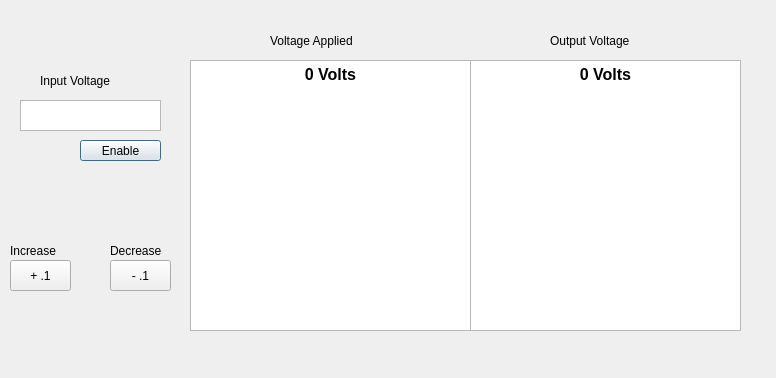
<?xml version="1.0" encoding="UTF-8"?>
<ui version="4.0">
 <class>Dialog</class>
 <widget class="QDialog" name="Dialog">
  <property name="geometry">
   <rect>
    <x>0</x>
    <y>0</y>
    <width>776</width>
    <height>378</height>
   </rect>
  </property>
  <property name="windowTitle">
   <string>Dialog</string>
  </property>
  <widget class="QTextEdit" name="te_enablestatus">
   <property name="geometry">
    <rect>
     <x>190</x>
     <y>60</y>
     <width>281</width>
     <height>271</height>
    </rect>
   </property>
   <property name="html">
    <string>&lt;!DOCTYPE HTML PUBLIC &quot;-//W3C//DTD HTML 4.0//EN&quot; &quot;http://www.w3.org/TR/REC-html40/strict.dtd&quot;&gt;
&lt;html&gt;&lt;head&gt;&lt;meta name=&quot;qrichtext&quot; content=&quot;1&quot; /&gt;&lt;style type=&quot;text/css&quot;&gt;
p, li { white-space: pre-wrap; }
&lt;/style&gt;&lt;/head&gt;&lt;body style=&quot; font-family:'PibotoLt'; font-size:12pt; font-weight:400; font-style:normal;&quot;&gt;
&lt;p align=&quot;center&quot; style=&quot; margin-top:0px; margin-bottom:0px; margin-left:0px; margin-right:0px; -qt-block-indent:0; text-indent:0px;&quot;&gt;&lt;span style=&quot; font-weight:600;&quot;&gt;0 Volts&lt;/span&gt;&lt;/p&gt;&lt;/body&gt;&lt;/html&gt;</string>
   </property>
  </widget>
  <widget class="QTextEdit" name="te_voltagestatus">
   <property name="geometry">
    <rect>
     <x>470</x>
     <y>60</y>
     <width>271</width>
     <height>271</height>
    </rect>
   </property>
   <property name="html">
    <string>&lt;!DOCTYPE HTML PUBLIC &quot;-//W3C//DTD HTML 4.0//EN&quot; &quot;http://www.w3.org/TR/REC-html40/strict.dtd&quot;&gt;
&lt;html&gt;&lt;head&gt;&lt;meta name=&quot;qrichtext&quot; content=&quot;1&quot; /&gt;&lt;style type=&quot;text/css&quot;&gt;
p, li { white-space: pre-wrap; }
&lt;/style&gt;&lt;/head&gt;&lt;body style=&quot; font-family:'PibotoLt'; font-size:12pt; font-weight:400; font-style:normal;&quot;&gt;
&lt;p align=&quot;center&quot; style=&quot; margin-top:0px; margin-bottom:0px; margin-left:0px; margin-right:0px; -qt-block-indent:0; text-indent:0px;&quot;&gt;&lt;span style=&quot; font-weight:600;&quot;&gt;0 Volts&lt;/span&gt;&lt;/p&gt;&lt;/body&gt;&lt;/html&gt;</string>
   </property>
  </widget>
  <widget class="QTextEdit" name="te_voltagesetting">
   <property name="geometry">
    <rect>
     <x>20</x>
     <y>100</y>
     <width>141</width>
     <height>31</height>
    </rect>
   </property>
   <property name="html">
    <string>&lt;!DOCTYPE HTML PUBLIC &quot;-//W3C//DTD HTML 4.0//EN&quot; &quot;http://www.w3.org/TR/REC-html40/strict.dtd&quot;&gt;
&lt;html&gt;&lt;head&gt;&lt;meta name=&quot;qrichtext&quot; content=&quot;1&quot; /&gt;&lt;style type=&quot;text/css&quot;&gt;
p, li { white-space: pre-wrap; }
&lt;/style&gt;&lt;/head&gt;&lt;body style=&quot; font-family:'PibotoLt'; font-size:12pt; font-weight:400; font-style:normal;&quot;&gt;
&lt;p style=&quot;-qt-paragraph-type:empty; margin-top:0px; margin-bottom:0px; margin-left:0px; margin-right:0px; -qt-block-indent:0; text-indent:0px;&quot;&gt;&lt;br /&gt;&lt;/p&gt;&lt;/body&gt;&lt;/html&gt;</string>
   </property>
  </widget>
  <widget class="QLabel" name="lbl_InputVoltage">
   <property name="geometry">
    <rect>
     <x>40</x>
     <y>70</y>
     <width>101</width>
     <height>22</height>
    </rect>
   </property>
   <property name="text">
    <string>Input Voltage</string>
   </property>
  </widget>
  <widget class="QPushButton" name="pb_voltageselect">
   <property name="geometry">
    <rect>
     <x>80</x>
     <y>140</y>
     <width>81</width>
     <height>21</height>
    </rect>
   </property>
   <property name="text">
    <string>Enable</string>
   </property>
  </widget>
  <widget class="QPushButton" name="pb_increasev">
   <property name="geometry">
    <rect>
     <x>10</x>
     <y>260</y>
     <width>61</width>
     <height>31</height>
    </rect>
   </property>
   <property name="text">
    <string>+ .1</string>
   </property>
  </widget>
  <widget class="QPushButton" name="pb_decreasev">
   <property name="geometry">
    <rect>
     <x>110</x>
     <y>260</y>
     <width>61</width>
     <height>31</height>
    </rect>
   </property>
   <property name="text">
    <string>- .1</string>
   </property>
  </widget>
  <widget class="QLabel" name="lbl_Increase">
   <property name="geometry">
    <rect>
     <x>10</x>
     <y>240</y>
     <width>68</width>
     <height>22</height>
    </rect>
   </property>
   <property name="text">
    <string>Increase</string>
   </property>
  </widget>
  <widget class="QLabel" name="lbl_Decrease">
   <property name="geometry">
    <rect>
     <x>110</x>
     <y>240</y>
     <width>68</width>
     <height>22</height>
    </rect>
   </property>
   <property name="text">
    <string>Decrease</string>
   </property>
  </widget>
  <widget class="QLabel" name="lbl_VoltageApplied">
   <property name="geometry">
    <rect>
     <x>270</x>
     <y>30</y>
     <width>121</width>
     <height>22</height>
    </rect>
   </property>
   <property name="text">
    <string>Voltage Applied</string>
   </property>
  </widget>
  <widget class="QLabel" name="lbl_OutputVoltage">
   <property name="geometry">
    <rect>
     <x>550</x>
     <y>30</y>
     <width>121</width>
     <height>22</height>
    </rect>
   </property>
   <property name="text">
    <string>Output Voltage</string>
   </property>
  </widget>
 </widget>
 <resources/>
 <connections/>
</ui>
